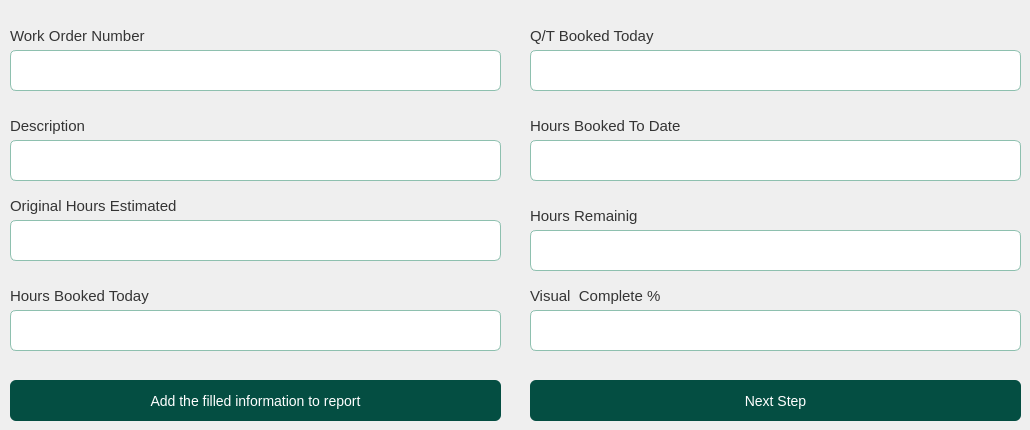
     <widget class="QWidget" name="tab_productive_man_hour">
      <attribute name="title">
       <string>Productive Man Hour </string>
      </attribute>
      <widget class="QLabel" name="lbl_visual_complete">
       <property name="geometry">
        <rect>
         <x>530</x>
         <y>280</y>
         <width>131</width>
         <height>31</height>
        </rect>
       </property>
       <property name="font">
        <font>
         <pointsize>11</pointsize>
        </font>
       </property>
       <property name="styleSheet">
        <string notr="true">color: rgb(52, 52, 52);</string>
       </property>
       <property name="text">
        <string>Visual  Complete %</string>
       </property>
      </widget>
      <widget class="QLabel" name="lbl_original_hour">
       <property name="geometry">
        <rect>
         <x>10</x>
         <y>190</y>
         <width>171</width>
         <height>31</height>
        </rect>
       </property>
       <property name="font">
        <font>
         <pointsize>11</pointsize>
        </font>
       </property>
       <property name="styleSheet">
        <string notr="true">color: rgb(52, 52, 52);</string>
       </property>
       <property name="text">
        <string>Original Hours Estimated</string>
       </property>
      </widget>
      <widget class="QLineEdit" name="txt_booked_today">
       <property name="geometry">
        <rect>
         <x>10</x>
         <y>310</y>
         <width>491</width>
         <height>41</height>
        </rect>
       </property>
       <property name="styleSheet">
        <string notr="true">QLineEdit{


background-color:#fff;
border: 1px solid #8ec0af;
border-radius: 6px
}</string>
       </property>
       <property name="placeholderText">
        <string/>
       </property>
      </widget>
      <widget class="QLineEdit" name="txt_hour_remaining">
       <property name="geometry">
        <rect>
         <x>530</x>
         <y>230</y>
         <width>491</width>
         <height>41</height>
        </rect>
       </property>
       <property name="styleSheet">
        <string notr="true">QLineEdit{


background-color:#fff;
border: 1px solid #8ec0af;
border-radius: 6px
}</string>
       </property>
       <property name="placeholderText">
        <string/>
       </property>
      </widget>
      <widget class="QLineEdit" name="txt_hour_booked_date">
       <property name="geometry">
        <rect>
         <x>530</x>
         <y>140</y>
         <width>491</width>
         <height>41</height>
        </rect>
       </property>
       <property name="styleSheet">
        <string notr="true">QLineEdit{


background-color:#fff;
border: 1px solid #8ec0af;
border-radius: 6px
}</string>
       </property>
       <property name="placeholderText">
        <string/>
       </property>
      </widget>
      <widget class="QLabel" name="lbl_hour_booked_date">
       <property name="geometry">
        <rect>
         <x>530</x>
         <y>110</y>
         <width>151</width>
         <height>31</height>
        </rect>
       </property>
       <property name="font">
        <font>
         <pointsize>11</pointsize>
        </font>
       </property>
       <property name="styleSheet">
        <string notr="true">color: rgb(52, 52, 52);</string>
       </property>
       <property name="text">
        <string>Hours Booked To Date</string>
       </property>
      </widget>
      <widget class="QLineEdit" name="txt_qt_booked_today">
       <property name="geometry">
        <rect>
         <x>530</x>
         <y>50</y>
         <width>491</width>
         <height>41</height>
        </rect>
       </property>
       <property name="styleSheet">
        <string notr="true">QLineEdit{


background-color:#fff;
border: 1px solid #8ec0af;
border-radius: 6px
}</string>
       </property>
       <property name="placeholderText">
        <string/>
       </property>
      </widget>
      <widget class="QLabel" name="lbl_description_man_hour">
       <property name="geometry">
        <rect>
         <x>10</x>
         <y>110</y>
         <width>81</width>
         <height>31</height>
        </rect>
       </property>
       <property name="font">
        <font>
         <pointsize>11</pointsize>
        </font>
       </property>
       <property name="styleSheet">
        <string notr="true">color: rgb(52, 52, 52);</string>
       </property>
       <property name="text">
        <string>Description</string>
       </property>
      </widget>
      <widget class="QLabel" name="lbl_qt_booked_today">
       <property name="geometry">
        <rect>
         <x>530</x>
         <y>20</y>
         <width>151</width>
         <height>31</height>
        </rect>
       </property>
       <property name="font">
        <font>
         <pointsize>11</pointsize>
        </font>
       </property>
       <property name="styleSheet">
        <string notr="true">color: rgb(52, 52, 52);</string>
       </property>
       <property name="text">
        <string>Q/T Booked Today</string>
       </property>
      </widget>
      <widget class="QLabel" name="lbl_hour_remaining">
       <property name="geometry">
        <rect>
         <x>530</x>
         <y>200</y>
         <width>111</width>
         <height>31</height>
        </rect>
       </property>
       <property name="font">
        <font>
         <pointsize>11</pointsize>
        </font>
       </property>
       <property name="styleSheet">
        <string notr="true">color: rgb(52, 52, 52);</string>
       </property>
       <property name="text">
        <string>Hours Remainig</string>
       </property>
      </widget>
      <widget class="QLineEdit" name="txt_visual_complete">
       <property name="geometry">
        <rect>
         <x>530</x>
         <y>310</y>
         <width>491</width>
         <height>41</height>
        </rect>
       </property>
       <property name="styleSheet">
        <string notr="true">QLineEdit{


background-color:#fff;
border: 1px solid #8ec0af;
border-radius: 6px
}</string>
       </property>
       <property name="placeholderText">
        <string/>
       </property>
      </widget>
      <widget class="QLabel" name="lbl_numer_work">
       <property name="geometry">
        <rect>
         <x>10</x>
         <y>20</y>
         <width>141</width>
         <height>31</height>
        </rect>
       </property>
       <property name="font">
        <font>
         <pointsize>11</pointsize>
        </font>
       </property>
       <property name="styleSheet">
        <string notr="true">color: rgb(52, 52, 52);</string>
       </property>
       <property name="text">
        <string>Work Order Number</string>
       </property>
      </widget>
      <widget class="QLabel" name="lbl_booked_today">
       <property name="geometry">
        <rect>
         <x>10</x>
         <y>280</y>
         <width>141</width>
         <height>31</height>
        </rect>
       </property>
       <property name="font">
        <font>
         <pointsize>11</pointsize>
        </font>
       </property>
       <property name="styleSheet">
        <string notr="true">color: rgb(52, 52, 52);</string>
       </property>
       <property name="text">
        <string>Hours Booked Today</string>
       </property>
      </widget>
      <widget class="QPushButton" name="btn_next_step_non_produtive_man">
       <property name="geometry">
        <rect>
         <x>530</x>
         <y>380</y>
         <width>491</width>
         <height>41</height>
        </rect>
       </property>
       <property name="styleSheet">
        <string notr="true">

QPushButton#btn_next_step_non_produtive_man{

border:none;
background-color:#044e42;
color:white;
font-size:14px;
border-radius: 6px;
transition: background-color 0.5s ease;
padding:10px;
text-align:rigth;
}

QPushButton#btn_next_step_non_produtive_man:hover{
 background-color: #044e42;
border-radius: 6px;
transition: background-color 0.5s ease;
padding:10px;
}

QPushButton#btn_next_step_non_produtive_man:pressed {
 background-color: #044e42;
border-radius: 6px;
background-color: #033029;
padding:10px;
 }
</string>
       </property>
       <property name="text">
        <string>Next Step</string>
       </property>
       <property name="icon">
        <iconset>
         <normaloff>../../img/check-solid.svg</normaloff>../../img/check-solid.svg</iconset>
       </property>
      </widget>
      <widget class="QPushButton" name="btn_add_information_productive_man">
       <property name="geometry">
        <rect>
         <x>10</x>
         <y>380</y>
         <width>491</width>
         <height>41</height>
        </rect>
       </property>
       <property name="styleSheet">
        <string notr="true">

QPushButton#btn_add_information_productive_man{

border:none;
background-color:#044e42;
color:white;
font-size:14px;
border-radius: 6px;
transition: background-color 0.5s ease;
padding:10px;
text-align:rigth;
}

QPushButton#btn_add_information_productive_man:hover{
 background-color: #044e42;
border-radius: 6px;
transition: background-color 0.5s ease;
padding:10px;
}

QPushButton#btn_add_information_productive_man:pressed {
 background-color: #044e42;
border-radius: 6px;
background-color: #033029;
padding:10px;
 }
</string>
       </property>
       <property name="text">
        <string>Add the filled information to report</string>
       </property>
       <property name="icon">
        <iconset>
         <normaloff>../../img/check-solid.svg</normaloff>../../img/check-solid.svg</iconset>
       </property>
      </widget>
      <widget class="QLineEdit" name="txt_numbrt_work">
       <property name="geometry">
        <rect>
         <x>10</x>
         <y>50</y>
         <width>491</width>
         <height>41</height>
        </rect>
       </property>
       <property name="styleSheet">
        <string notr="true">QLineEdit{


background-color:#fff;
border: 1px solid #8ec0af;
border-radius: 6px
}</string>
       </property>
       <property name="placeholderText">
        <string/>
       </property>
      </widget>
      <widget class="QLineEdit" name="txt_description_man_hour">
       <property name="geometry">
        <rect>
         <x>10</x>
         <y>140</y>
         <width>491</width>
         <height>41</height>
        </rect>
       </property>
       <property name="styleSheet">
        <string notr="true">QLineEdit{


background-color:#fff;
border: 1px solid #8ec0af;
border-radius: 6px
}</string>
       </property>
       <property name="placeholderText">
        <string/>
       </property>
      </widget>
      <widget class="QLineEdit" name="txt_original_hour">
       <property name="geometry">
        <rect>
         <x>10</x>
         <y>220</y>
         <width>491</width>
         <height>41</height>
        </rect>
       </property>
       <property name="styleSheet">
        <string notr="true">QLineEdit{


background-color:#fff;
border: 1px solid #8ec0af;
border-radius: 6px
}</string>
       </property>
       <property name="placeholderText">
        <string/>
       </property>
      </widget>
      <zorder>lbl_booked_today</zorder>
      <zorder>lbl_description_man_hour</zorder>
      <zorder>lbl_hour_remaining</zorder>
      <zorder>lbl_hour_booked_date</zorder>
      <zorder>lbl_qt_booked_today</zorder>
      <zorder>lbl_visual_complete</zorder>
      <zorder>lbl_original_hour</zorder>
      <zorder>txt_booked_today</zorder>
      <zorder>txt_hour_remaining</zorder>
      <zorder>txt_hour_booked_date</zorder>
      <zorder>txt_qt_booked_today</zorder>
      <zorder>txt_visual_complete</zorder>
      <zorder>lbl_numer_work</zorder>
      <zorder>btn_next_step_non_produtive_man</zorder>
      <zorder>btn_add_information_productive_man</zorder>
      <zorder>txt_numbrt_work</zorder>
      <zorder>txt_description_man_hour</zorder>
      <zorder>txt_original_hour</zorder>
     </widget>
